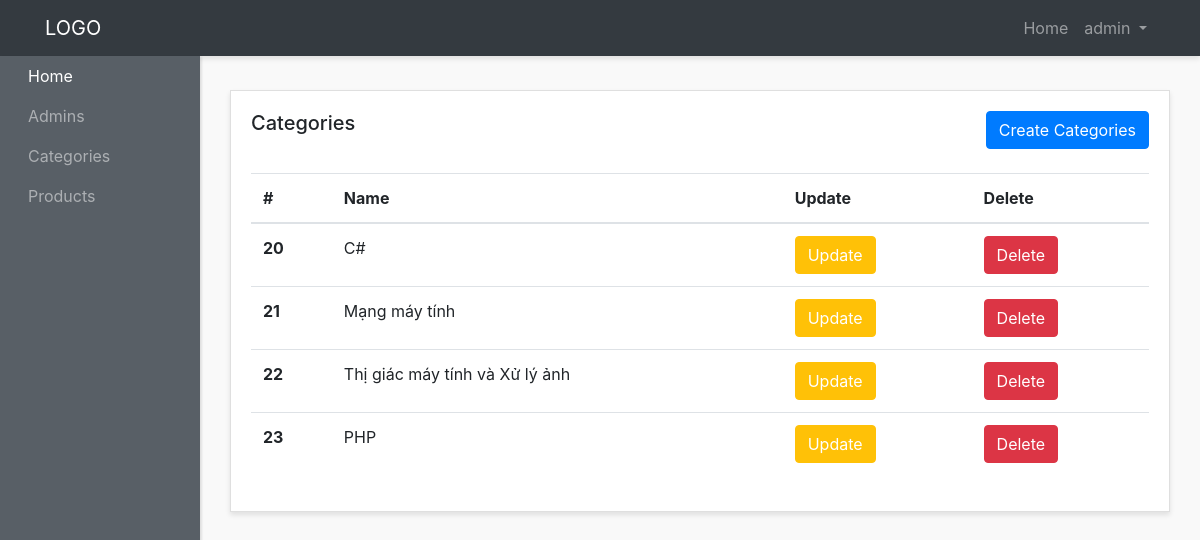
The app's page /admin-panel/categories-admins/show-categories.php (signed in) with its own data.
### tables this page shows
CREATE TABLE `categories` (
  `id` int(3) NOT NULL,
  `name` varchar(200) NOT NULL,
  `description` text NOT NULL,
  `image` varchar(200) NOT NULL,
  `created_at` timestamp NOT NULL DEFAULT current_timestamp()
);

### admin-panel/categories-admins/show-categories.php (the view)
<?php require "../layouts/header.php"; ?>
<?php require "../../config/config.php"; ?>
<?php
  $select = $conn->query("SELECT * FROM categories");
  $select->execute();
  $categories = $select->fetchAll(PDO::FETCH_OBJ);
?>
      <div class="row">
        <div class="col">
          <div class="card">
            <div class="card-body">
              <h5 class="card-title mb-4 d-inline">Categories</h5>
              <a  href="<?php echo ADMINURL; ?>/categories-admins/create-category.php" class="btn btn-primary mb-4 text-center float-right">Create Categories</a>
              <table class="table">
                <thead>
                  <tr>
                    <th scope="col">#</th>
                    <th scope="col">Name</th>
                    <th scope="col">Update</th>
                    <th scope="col">Delete</th>
                  </tr>
                </thead>
                <tbody>
                  <?php foreach($categories as $category) : ?>
                  <tr>
                    <th scope="row"><?php echo $category->id; ?></th>
                    <td><?php echo $category->name; ?></td>
                    <td><a  href="<?php echo ADMINURL; ?>/categories-admins/update-category.php?id=<?php echo $category->id; ?>" class="btn btn-warning text-white text-center ">Update </a></td>
                    <td><a href="<?php echo ADMINURL; ?>/categories-admins/delete-categories.php?id=<?php echo $category->id; ?>" class="btn btn-danger  text-center ">Delete </a></td>
                  </tr>
                  <?php endforeach; ?>
                </tbody>
              </table>
            </div>
          </div>
        </div>
      </div>
<?php require "../layouts/footer.php"; ?>

### admin-panel/styles/style.css (style rules this page uses)
body { background:#f9f9f9; }
.card { margin-bottom: 15px; border-radius: 0; box-shadow: 0 3px 5px rgba(0,0,0,.1); }

### records on screen
categories: id "20", name "C#"
categories: id "21", name "Mạng máy tính"
categories: id "22", name "Thị giác máy tính và Xử lý ảnh"
categories: id "23", name "PHP"

### other values on screen
$_SESSION['adminname'] "admin"
